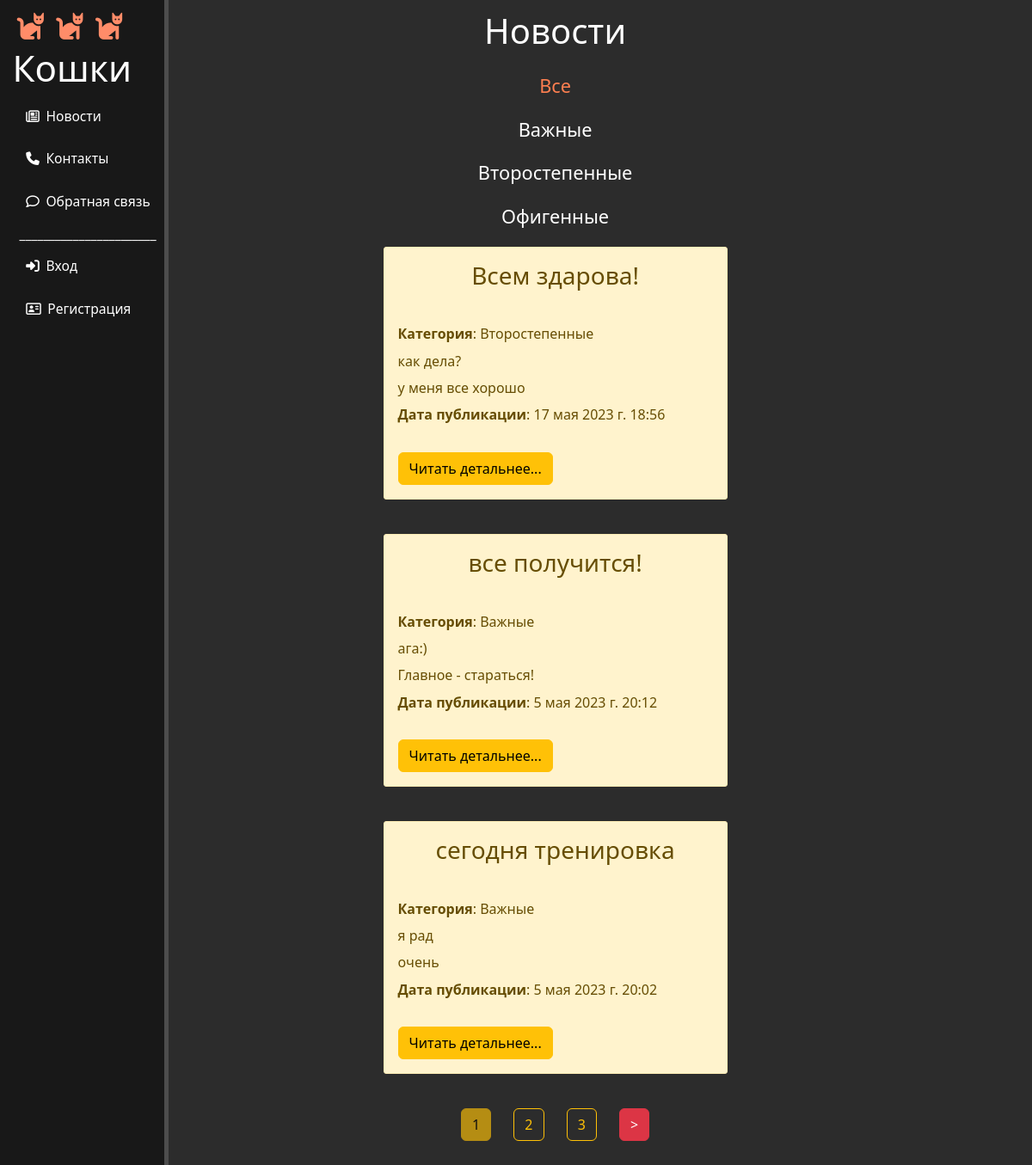
The page /news/ on the database as committed earlier.
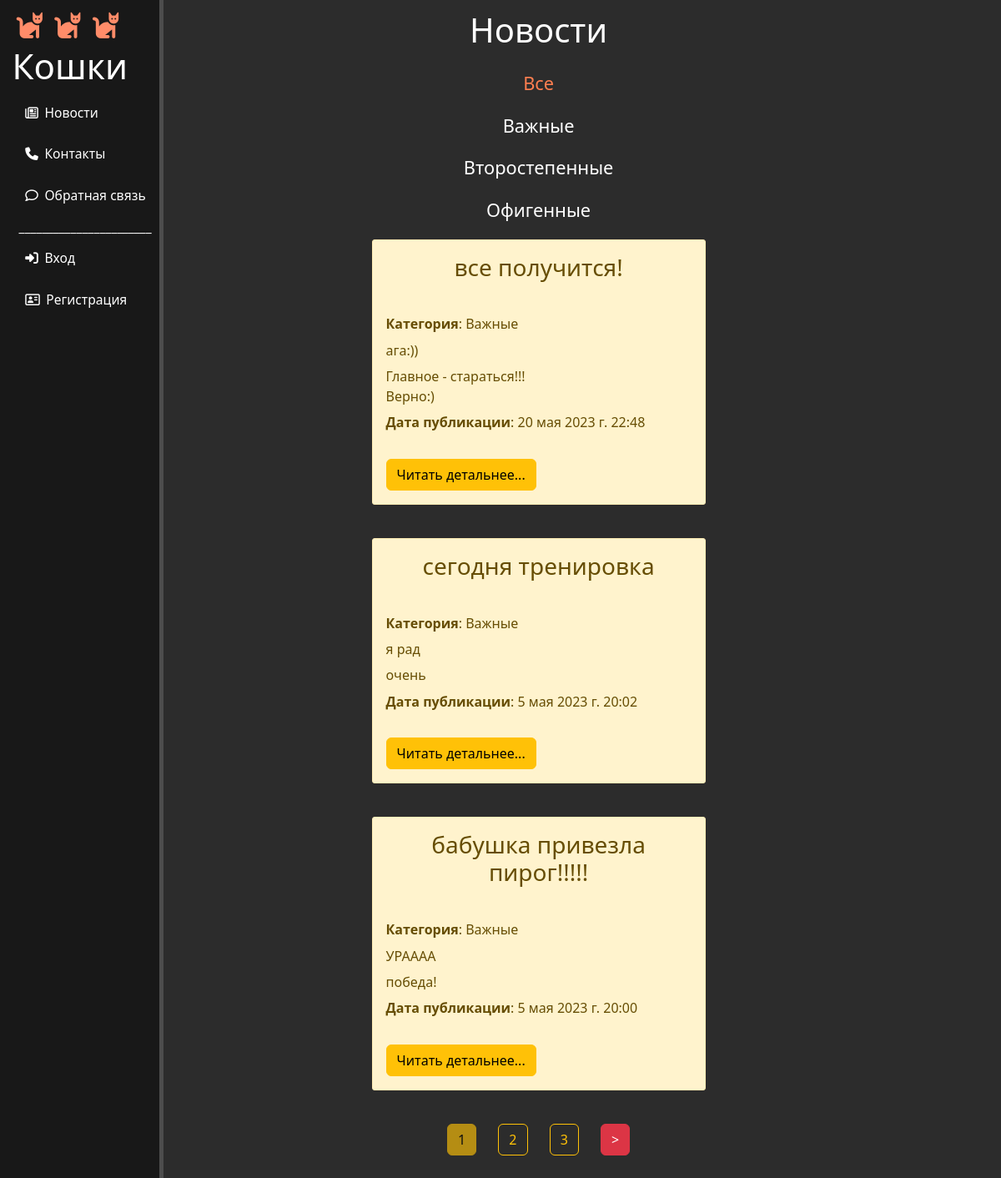
The same page on the database as committed later.
### news/models.py (models this page shows, shortened)
class Category(models.Model):
    name = models.CharField('Название', max_length=50, db_index=True)
    slug = models.SlugField('URL', max_length=255, unique=True, db_index=True)
    def __str__(self):
        return self.name
    def get_absolute_url(self):
        return reverse('news_category', kwargs={'cat_slug': self.slug})
    class Meta:
        verbose_name = 'Категория'
        verbose_name_plural = 'Категории'
        ordering = ['name']

class Articles(models.Model):
    title = models.CharField('Название', max_length=100)
    slug = models.SlugField('URL', max_length=255, unique=True, db_index=True)
    anons = models.CharField('Анонс', max_length=200)
    full_text = models.TextField('Статья')
    date = models.DateTimeField('Дата публикации', default=tests.default_datetime)
    is_published = models.BooleanField('Опубликовано', default=True)
    cat = models.ForeignKey('Category', verbose_name='Категория', on_delete=models.PROTECT)
    def get_absolute_url(self):
        return reverse('news_detail', kwargs={'cat_slug': self.cat.slug, 'art_slug': self.slug})
    class Meta:
        verbose_name = 'Новость'
        verbose_name_plural = 'Новости'
        ordering = ['-date', 'title']

### news/views.py (the view)
# urls.py: path('', views.NewsHome.as_view(), name='news_home'),
class NewsHome(DataMixin, ListView):
    model = Articles
    template_name = 'news/news_home.html'
    context_object_name = 'news'
    def get_queryset(self):
        return Articles.objects.filter(is_published=True).select_related('cat')
    def get_context_data(self, *, object_list=None, **kwargs):
        context = super().get_context_data(**kwargs)
        c_def = self.get_user_context(title='Новости')
        return context | c_def

### news/templatetags/news_tags.py (called while the page is built)
@register.inclusion_tag('news/list_categories.html', name='show_cats')
def show_categories(sort=None, cat_selected='none'):
    cats = cache.get('cats')
    if not cats:
        if not sort:
            cats = Category.objects.all().annotate(Count('articles'))
        else:
            cats = Category.objects.order_by(sort).annotate(Count('articles'))
        cache.set('cats', cats, 100)
    return {'cats': cats, 'cat_selected': cat_selected}

### news/utils.py (called while the page is built)
    def get_user_context(self, **kwargs):
        context = kwargs
        if 'cat_selected' not in context:
            context['cat_selected'] = 'none'
        return context

### news/templates/news/news_home.html (shortened to what this page needs)
{% extends 'main/layout.html' %}
{% load news_tags %}
{% load cache %}
{% block content %}
    <div class="features">
      <h1 style="margin-bottom: 2vw;">Новости</h1>
        {% if cat_selected == 'none' %}
            <div class="cl"><p class="selected">Все</p></div>
        {% else %}
            <div class="cl"><p><a class='news_category' href="{% url 'news_home' %}">Все</a></p></div>
        {% endif %}
        {% show_cats 'name' cat_selected %}
        {% if news %}
            {% for el in news %}
                <div class="alert alert-warning">
                    <h3>{{ el.title }}</h3><br>
                    <p><b>Категория</b>: {{ el.cat }}</p>
                    <p>{{ el.anons }}</p>
                    <p>{{ el.full_text|linebreaks|truncatewords:10 }}</p>
                    <p><b>Дата публикации</b>: {{ el.date }}</p><br>
                    <a href="{{ el.get_absolute_url }}" class="btn btn-warning">Читать детальнее...</a>
                </div>
            {% endfor %}
        {% else %}
            <p>У вас нет записей!</p>
        {% endif %}
        {% if not page_obj.has_other_pages %}
        {% else %}
        <div class="list-pages">
            <ul>
                {% for p in paginator.page_range %}
                    {% if page_obj.number == p %}
                    <li class="page-number"><button class="btn btn-warning" disabled>{{ p }}</button></li>
                    {% elif p >= page_obj.number|add:-2 and p <= page_obj.number|add:2 %}
                    <li class="page-number"><a href="?page={{ p }}" class="btn btn-outline-warning">{{ p }}</a></li>
                    {% endif %}
                {% endfor %}
                {% if page_obj.has_next %}
                    <li><a href="?page={{ page_obj.next_page_number }}" class="btn btn-danger">&gt</a></li>
                {% endif %}
            </ul>
        </div>
        {% endif %}
    </div>
{% endblock %}

### news/templates/news/list_categories.html
{% for cat in cats %}
    {% if cat.articles__count > 0 %}
        {% if cat.slug == cat_selected %}
            <div class="cl"><p class="selected">{{ cat.name }}</p></div>
        {% else %}
            <div class="cl"><p><a class='news_category' href="{{ cat.get_absolute_url }}">{{ cat.name }}</a></p></div>
        {% endif %}
    {% endif %}
{% endfor %}

Rows that differ between the two databases and show on the page:
removed Articles: title "Всем здарова!", cat "Второстепенные", anons "как дела?", full_text "у меня все хорошо", date "17 мая 2023 г. 18:56"
changed Articles "все получится!": anons "ага:)" → "ага:))"; full_text "Главное - стараться!" → "Главное - стараться!!! Верно:)"; date "5 мая 2023 г. 20:12" → "20 мая 2023 г. 22:48"
now on this page (row unchanged): Articles: title "бабушка привезла пирог!!!!!", cat "Важные", anons "УРАААА", full_text "победа!", date "5 мая 2023 г. 20:00"
